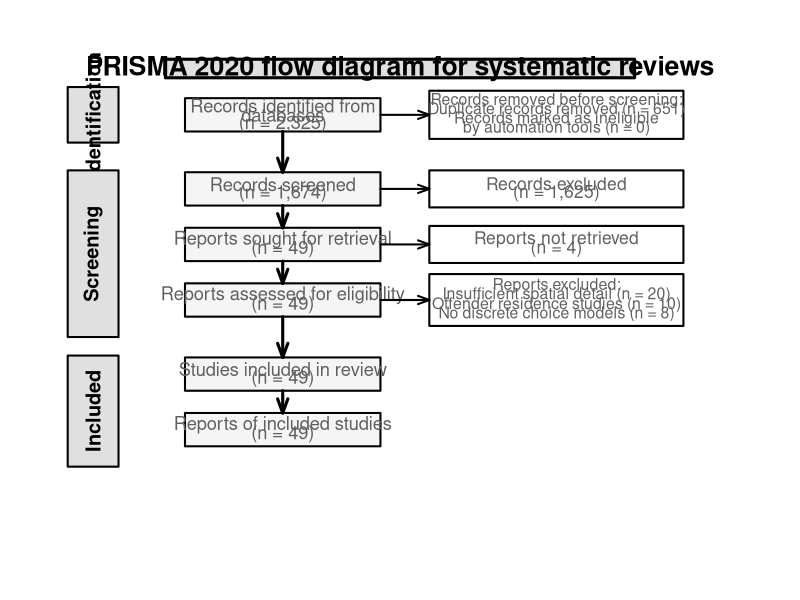
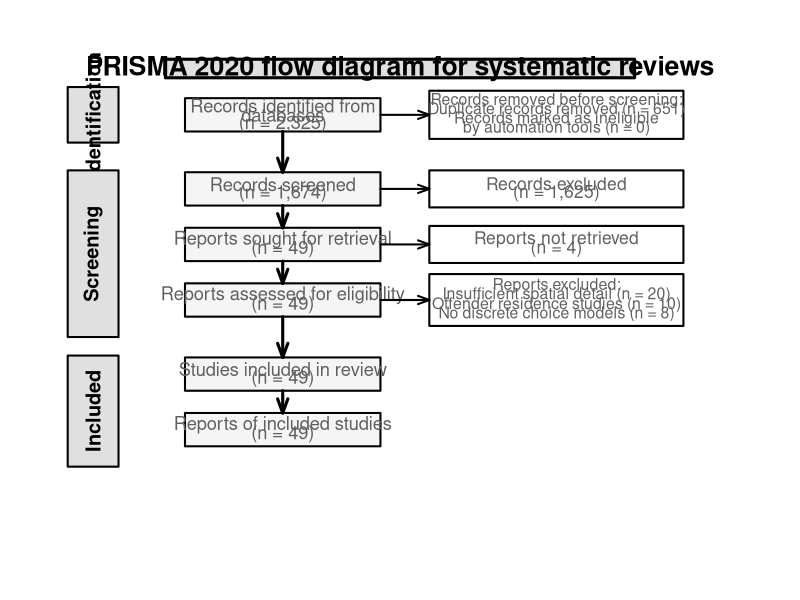

Here is the R script that generated these plots, in order:
# Final Enhanced PRISMA 2020 Diagram with Maximum Spacing and Properly Formatted Arrows
# This version maximizes vertical spacing and fixes arrow formatting issues

create_final_enhanced_prisma <- function() {
  
  # Create PNG with maximum vertical space and resolution
  png("20250709_Analysis & Results/final_enhanced_prisma_2020.png", 
      width = 2400, height = 3200, res = 200, bg = "white", type = "cairo")
  
  # Set up the plot with maximum vertical space
  par(mar = c(1, 1, 1, 1))
  plot(0, 0, type = "n", xlim = c(0, 18), ylim = c(0, 28), 
       axes = FALSE, xlab = "", ylab = "")
  
  # Define grayscale colors
  light_gray <- "#F5F5F5"
  medium_gray <- "#E0E0E0"
  dark_gray <- "#606060"
  
  # Function to draw bigger boxes with better text fitting and proper formatting
  draw_box <- function(x, y, width, height, text_lines, color = "white", text_size = 1.0) {
    rect(x - width/2, y - height/2, x + width/2, y + height/2, 
         col = color, border = "black", lwd = 2)
    
    n_lines <- length(text_lines)
    if (n_lines == 1) {
      text(x, y, text_lines[1], cex = text_size, adj = 0.5, col = dark_gray)
    } else {
      # Better line spacing for multi-line text
      line_spacing <- 0.5
      start_y <- y + (n_lines - 1) * line_spacing / 2
      for (i in 1:n_lines) {
        text(x, start_y - (i - 1) * line_spacing, text_lines[i], 
             cex = text_size, adj = 0.5, col = dark_gray)
      }
    }
  }
  
  # Header - at the top
  rect(3, 26, 15, 27, col = medium_gray, border = "black", lwd = 3)
  text(9, 26.5, "PRISMA 2020 flow diagram for systematic reviews", 
       cex = 1.6, font = 2, adj = 0.5, col = "black")
  
  # IDENTIFICATION SECTION - Maximum separation at top
  # Records identified - bigger box
  draw_box(6, 24, 5, 1.8, 
           c("Records identified from", "databases", "(n = 2,325)"), 
           color = light_gray, text_size = 1.1)
  
  # Records removed before screening - bigger box with better formatting
  draw_box(13, 24, 6.5, 2.6, 
           c("Records removed before screening:", "Duplicate records removed (n = 651)", "Records marked as ineligible", "by automation tools (n = 0)"), 
           color = "white", text_size = 0.95)
  
  # Identification stage label - ONLY for identification section
  rect(0.5, 22.5, 1.8, 25.5, col = medium_gray, border = "black", lwd = 2)
  text(1.15, 24, "Identification", cex = 1.2, font = 2, srt = 90, adj = 0.5, col = "black")
  
  # SCREENING SECTION - Maximum separation with more space
  # Records screened - bigger box
  draw_box(6, 20, 5, 1.8, 
           c("Records screened", "(n = 1,674)"), 
           color = light_gray, text_size = 1.1)
  
  # Records excluded - bigger box with better formatting
  draw_box(13, 20, 6.5, 2.0, 
           c("Records excluded", "(n = 1,625)"), 
           color = "white", text_size = 1.05)
  
  # Reports sought for retrieval - bigger box
  draw_box(6, 17, 5, 1.8, 
           c("Reports sought for retrieval", "(n = 49)"), 
           color = light_gray, text_size = 1.1)
  
  # Reports not retrieved - bigger box with better formatting
  draw_box(13, 17, 6.5, 2.0, 
           c("Reports not retrieved", "(n = 4)"), 
           color = "white", text_size = 1.05)
  
  # Reports assessed for eligibility - bigger box
  draw_box(6, 14, 5, 1.8, 
           c("Reports assessed for eligibility", "(n = 49)"), 
           color = light_gray, text_size = 1.1)
  
  # Reports excluded with reasons - bigger box with better formatting
  draw_box(13, 14, 6.5, 2.8, 
           c("Reports excluded:", "Insufficient spatial detail (n = 20)", "Offender residence studies (n = 10)", "No discrete choice models (n = 8)"), 
           color = "white", text_size = 0.95)
  
  # Screening stage label - ONLY for screening section, maximum separation
  rect(0.5, 12, 1.8, 21, col = medium_gray, border = "black", lwd = 2)
  text(1.15, 16.5, "Screening", cex = 1.2, font = 2, srt = 90, adj = 0.5, col = "black")
  
  # INCLUDED SECTION - Maximum separation at bottom
  # Studies included in review - bigger box
  draw_box(6, 10, 5, 1.8, 
           c("Studies included in review", "(n = 49)"), 
           color = light_gray, text_size = 1.1)
  
  # Reports of included studies - bigger box
  draw_box(6, 7, 5, 1.8, 
           c("Reports of included studies", "(n = 49)"), 
           color = light_gray, text_size = 1.1)
  
  # Included stage label - ONLY for included section, maximum separation
  rect(0.5, 5, 1.8, 11, col = medium_gray, border = "black", lwd = 2)
  text(1.15, 8, "Included", cex = 1.2, font = 2, srt = 90, adj = 0.5, col = "black")
  
  # ARROWS - Precisely calculated positions based on box dimensions
  # Main flow arrows (vertical, down-pointing) - calculated from box edges
  arrows(6, 24 - 0.9, 6, 20 + 0.9, lwd = 3, length = 0.15, col = "black", angle = 20, code = 2)  # From Records identified to Records screened
  arrows(6, 20 - 0.9, 6, 17 + 0.9, lwd = 3, length = 0.15, col = "black", angle = 20, code = 2)  # From Records screened to Reports sought
  arrows(6, 17 - 0.9, 6, 14 + 0.9, lwd = 3, length = 0.15, col = "black", angle = 20, code = 2)  # From Reports sought to Reports assessed
  arrows(6, 14 - 0.9, 6, 10 + 0.9, lwd = 3, length = 0.15, col = "black", angle = 20, code = 2)  # From Reports assessed to Studies included
  arrows(6, 10 - 0.9, 6, 7 + 0.9, lwd = 3, length = 0.15, col = "black", angle = 20, code = 2)   # From Studies included to Reports of studies
  
  # Exclusion arrows (horizontal, right-pointing) - calculated from box edges
  arrows(6 + 2.5, 24, 13 - 3.25, 24, lwd = 2, length = 0.12, col = "black", angle = 20, code = 2)  # To Records removed
  arrows(6 + 2.5, 20, 13 - 3.25, 20, lwd = 2, length = 0.12, col = "black", angle = 20, code = 2)  # To Records excluded
  arrows(6 + 2.5, 17, 13 - 3.25, 17, lwd = 2, length = 0.12, col = "black", angle = 20, code = 2)  # To Reports not retrieved
  arrows(6 + 2.5, 14, 13 - 3.25, 14, lwd = 2, length = 0.12, col = "black", angle = 20, code = 2)  # To Reports excluded with reasons
  
  dev.off()
  
  # Create PDF version with maximum spacing
  pdf("20250709_Analysis & Results/final_enhanced_prisma_2020.pdf", 
      width = 18, height = 26, bg = "white")
  
  par(mar = c(1, 1, 1, 1))
  plot(0, 0, type = "n", xlim = c(0, 18), ylim = c(0, 28), 
       axes = FALSE, xlab = "", ylab = "")
  
  # Header
  rect(3, 26, 15, 27, col = medium_gray, border = "black", lwd = 3)
  text(9, 26.5, "PRISMA 2020 flow diagram for systematic reviews", 
       cex = 1.6, font = 2, adj = 0.5, col = "black")
  
  # All content boxes with maximum spacing and better formatting
  draw_box(6, 24, 5, 1.8, c("Records identified from", "databases", "(n = 2,325)"), color = light_gray, text_size = 1.1)
  draw_box(13, 24, 6.5, 2.6, c("Records removed before screening:", "Duplicate records removed (n = 651)", "Records marked as ineligible", "by automation tools (n = 0)"), color = "white", text_size = 0.95)
  draw_box(6, 20, 5, 1.8, c("Records screened", "(n = 1,674)"), color = light_gray, text_size = 1.1)
  draw_box(13, 20, 6.5, 2.0, c("Records excluded", "(n = 1,625)"), color = "white", text_size = 1.05)
  draw_box(6, 17, 5, 1.8, c("Reports sought for retrieval", "(n = 49)"), color = light_gray, text_size = 1.1)
  draw_box(13, 17, 6.5, 2.0, c("Reports not retrieved", "(n = 4)"), color = "white", text_size = 1.05)
  draw_box(6, 14, 5, 1.8, c("Reports assessed for eligibility", "(n = 49)"), color = light_gray, text_size = 1.1)
  draw_box(13, 14, 6.5, 2.8, c("Reports excluded:", "Insufficient spatial detail (n = 20)", "Offender residence studies (n = 10)", "No discrete choice models (n = 8)"), color = "white", text_size = 0.95)
  draw_box(6, 10, 5, 1.8, c("Studies included in review", "(n = 49)"), color = light_gray, text_size = 1.1)
  draw_box(6, 7, 5, 1.8, c("Reports of included studies", "(n = 49)"), color = light_gray, text_size = 1.1)
  
  # Stage labels with maximum separation
  rect(0.5, 22.5, 1.8, 25.5, col = medium_gray, border = "black", lwd = 2)
  text(1.15, 24, "Identification", cex = 1.2, font = 2, srt = 90, adj = 0.5, col = "black")
  rect(0.5, 12, 1.8, 21, col = medium_gray, border = "black", lwd = 2)
  text(1.15, 16.5, "Screening", cex = 1.2, font = 2, srt = 90, adj = 0.5, col = "black")
  rect(0.5, 5, 1.8, 11, col = medium_gray, border = "black", lwd = 2)
  text(1.15, 8, "Included", cex = 1.2, font = 2, srt = 90, adj = 0.5, col = "black")
  
  # Precisely calculated arrows based on box dimensions
  # Main flow arrows (vertical, down-pointing) - calculated from box edges
  arrows(6, 24 - 0.9, 6, 20 + 0.9, lwd = 3, length = 0.15, col = "black", angle = 20, code = 2)  # From Records identified to Records screened
  arrows(6, 20 - 0.9, 6, 17 + 0.9, lwd = 3, length = 0.15, col = "black", angle = 20, code = 2)  # From Records screened to Reports sought
  arrows(6, 17 - 0.9, 6, 14 + 0.9, lwd = 3, length = 0.15, col = "black", angle = 20, code = 2)  # From Reports sought to Reports assessed
  arrows(6, 14 - 0.9, 6, 10 + 0.9, lwd = 3, length = 0.15, col = "black", angle = 20, code = 2)  # From Reports assessed to Studies included
  arrows(6, 10 - 0.9, 6, 7 + 0.9, lwd = 3, length = 0.15, col = "black", angle = 20, code = 2)   # From Studies included to Reports of studies
  
  # Exclusion arrows (horizontal, right-pointing) - calculated from box edges
  arrows(6 + 2.5, 24, 13 - 3.25, 24, lwd = 2, length = 0.12, col = "black", angle = 20, code = 2)  # To Records removed
  arrows(6 + 2.5, 20, 13 - 3.25, 20, lwd = 2, length = 0.12, col = "black", angle = 20, code = 2)  # To Records excluded
  arrows(6 + 2.5, 17, 13 - 3.25, 17, lwd = 2, length = 0.12, col = "black", angle = 20, code = 2)  # To Reports not retrieved
  arrows(6 + 2.5, 14, 13 - 3.25, 14, lwd = 2, length = 0.12, col = "black", angle = 20, code = 2)  # To Reports excluded with reasons
  
  dev.off()
}

# Execute the function
create_final_enhanced_prisma()

cat("Final enhanced PRISMA 2020 diagram created successfully!\n")
cat("Files saved:\n")
cat("- final_enhanced_prisma_2020.png\n")
cat("- final_enhanced_prisma_2020.pdf\n")
cat("Updated with correct litsearchr duplicate removal numbers (651 duplicates from 2,325 total records)!\n")
